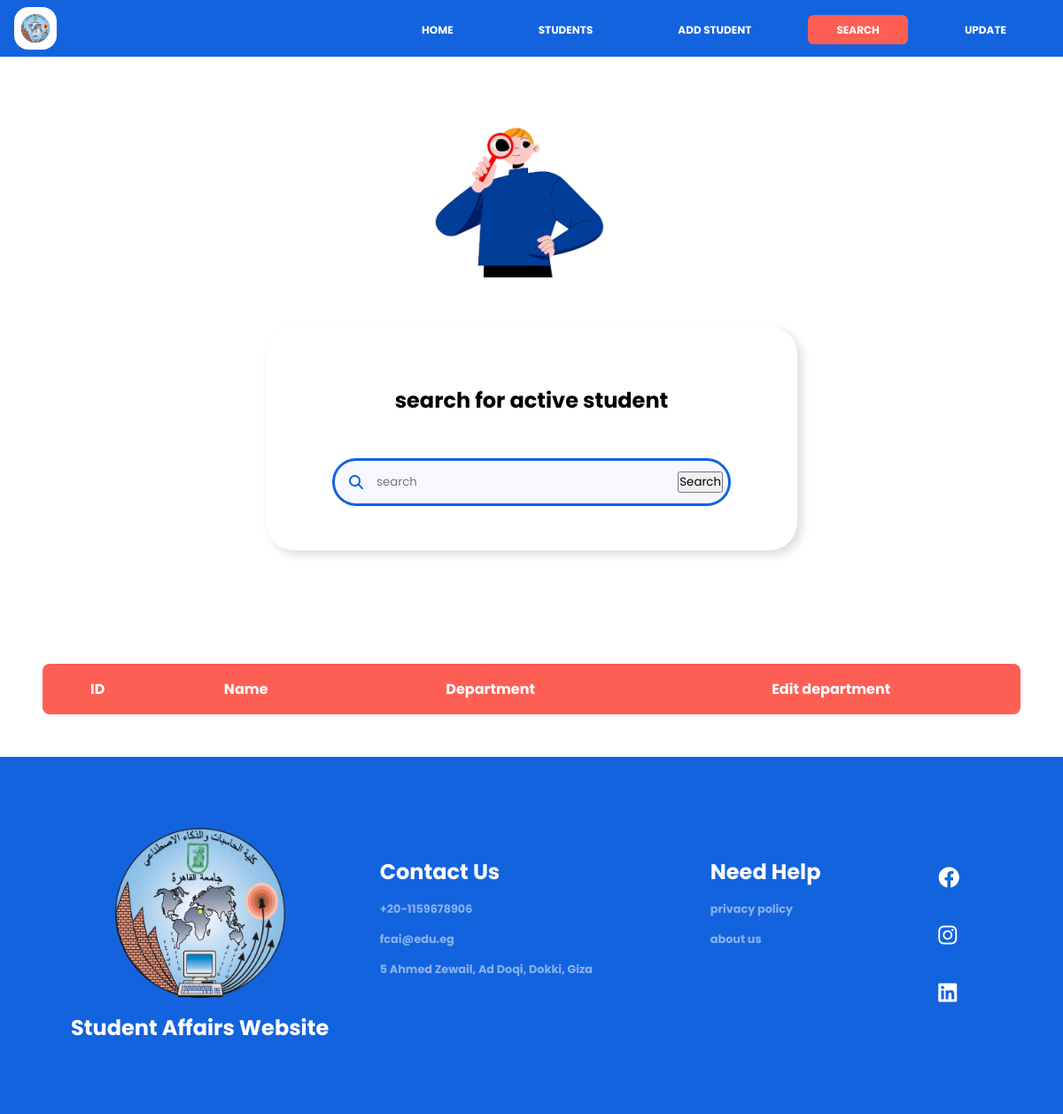
The page /search/ on the database as committed earlier.
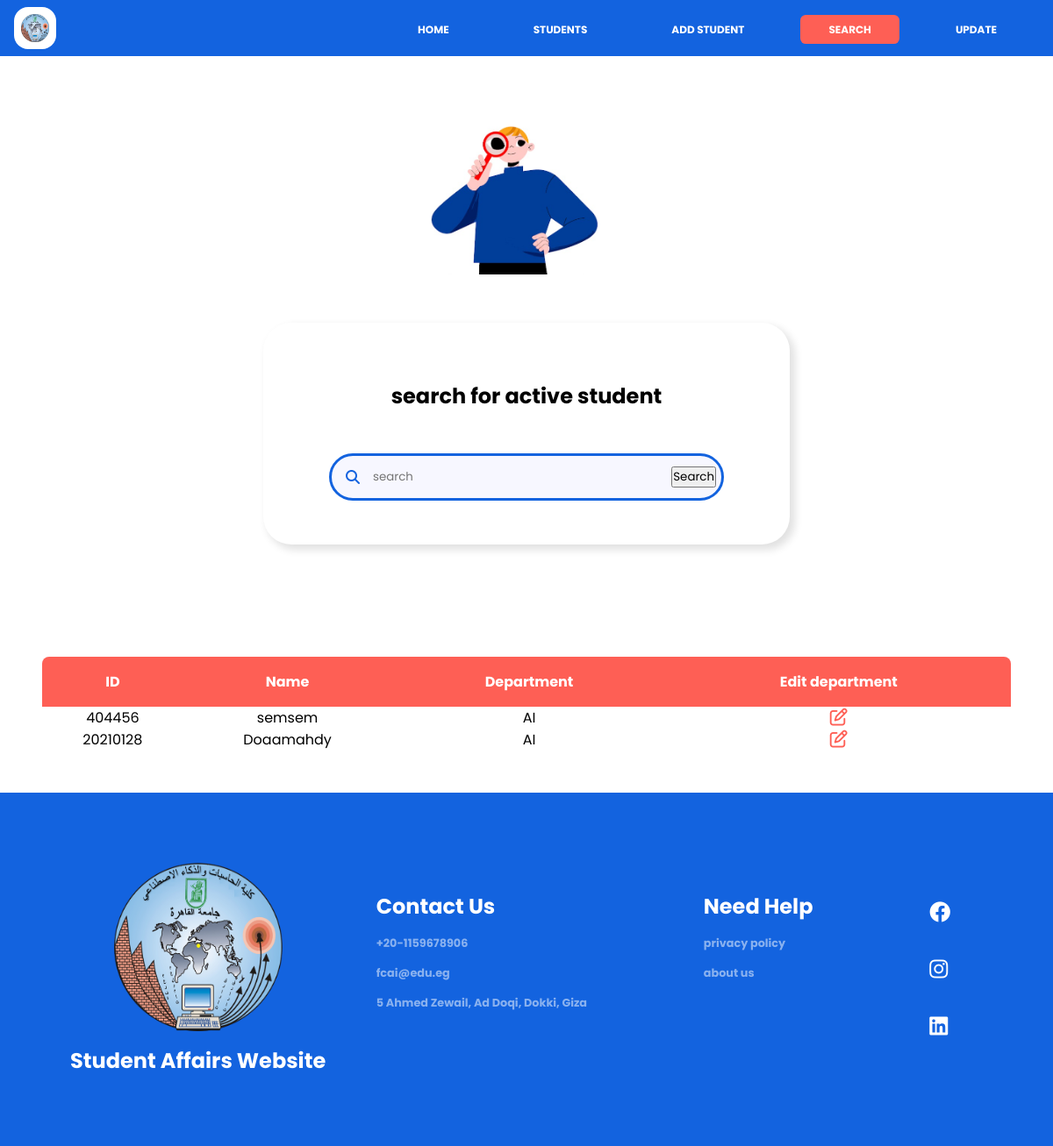
The same page on the database as committed later.
### pages/models.py (models this page shows, shortened)
class Student(models.Model):
    ID = models.CharField(max_length=255, primary_key=True)
    name = models.CharField(max_length=255)
    birthDate = models.DateField(auto_now=False, auto_now_add=False, default=timezone.now)
    GPA = models.DecimalField(max_digits=3, decimal_places=2)
    email = models.CharField(max_length=255)
    phone = models.CharField(max_length=11)
    level_choices = [
        ("1", "one"),
        ("2", "two"),
        ("3", "three"),
        ("4", "four"),
    ]
    level = models.CharField(max_length=10,
                    choices=level_choices, null=True)
    department_choices = [
        ("General", "General"),
        ("CS", "Computer Science"),
        ("IT", "Information Technology"),
        ("IS", "Information System"),
        ("DS", "Decision Support"),
        ("AI", "Artificial Intelligence"),
    ]
    department = models.CharField(max_length=40,
                                choices=department_choices, null=True)
    gender_choices = [
        ("male", "male"),
        ("female", "female")
    ]
    gender = models.CharField(max_length=10,
                            choices=gender_choices, null=True)
    status_choices = [
        ("active", "active"),
        ("inactive", "inactive")
    ]
    status = models.CharField(max_length=15,
                            choices=status_choices, null=True)

### pages/views.py (the view)
# urls.py: path('search/',views.search,name='search'),
def search(request):
    if'q' in request.GET:
        q=request.GET['q']
        data=Student.objects.filter(ID__icontains=q)|Student.objects.filter(name__icontains=q)
    else:
        data = Student.objects.all()
    context={
        'data':data
    }
    return render(request,'search.html',context)

### pages/templates/search.html (shortened to what this page needs)
{% extends 'master.html' %}
{% load static %}
{% block styles %}
<link rel="stylesheet" href="{% static 'css/search.css' %}" />
<link rel="stylesheet" href="{% static 'css/font-awesome.min.css' %}" />
<link rel="stylesheet" href="{% static 'css/style.css' %}" />
<link rel="stylesheet" href="{% static 'css/fontawesome/css/all.css' %}" />
{% endblock %}
{% block contents %}
<div class="container">
  <div class="img_">
    <img src="{% static 'img/Screenshot (113).png' %}" alt="img-search" style="max-width: 60%; margin-left: 50px" />
  </div>
  <div class="search-content">
    <h2>search for active student</h2>
    <form method="get">
      <i class="fa fa-search"></i>
      <input type="search" name="q"  id="mysearch" placeholder="search" />
      <input type="submit" name="submit" class="submit" value="Search">
    </form>
  </div>
</div>
<div class="table-content">
  <table>
    <thead>
      <tr class="table-row">
        <th id="Id">ID</th>
        <th id="name">Name</th>
        <th id="department">Department</th>
        <th id="editDepartment">Edit department</th>
      </tr>
    </thead>
    <tbody id="tbody">
    {% for data in data %}
    <tr>
      <td>{{data.ID}}</td>
      <td>{{data.name}}</td>
      <td>{{data.department}}</td>
      <td ><i class="fa-regular fa-pen-to-square fa-lg" style="color: #fe5f55;" onclick="goToDepartPage('{{data.ID}}')"></i></td>
    </tr>
    {% endfor %}
    </tbody>
  </table>
</div>
{% endblock %}

Rows that differ between the two databases and show on the page:
added Student: ID "404456", name "semsem", department "AI"
added Student: ID "20210128", name "Doaamahdy", department "AI"
